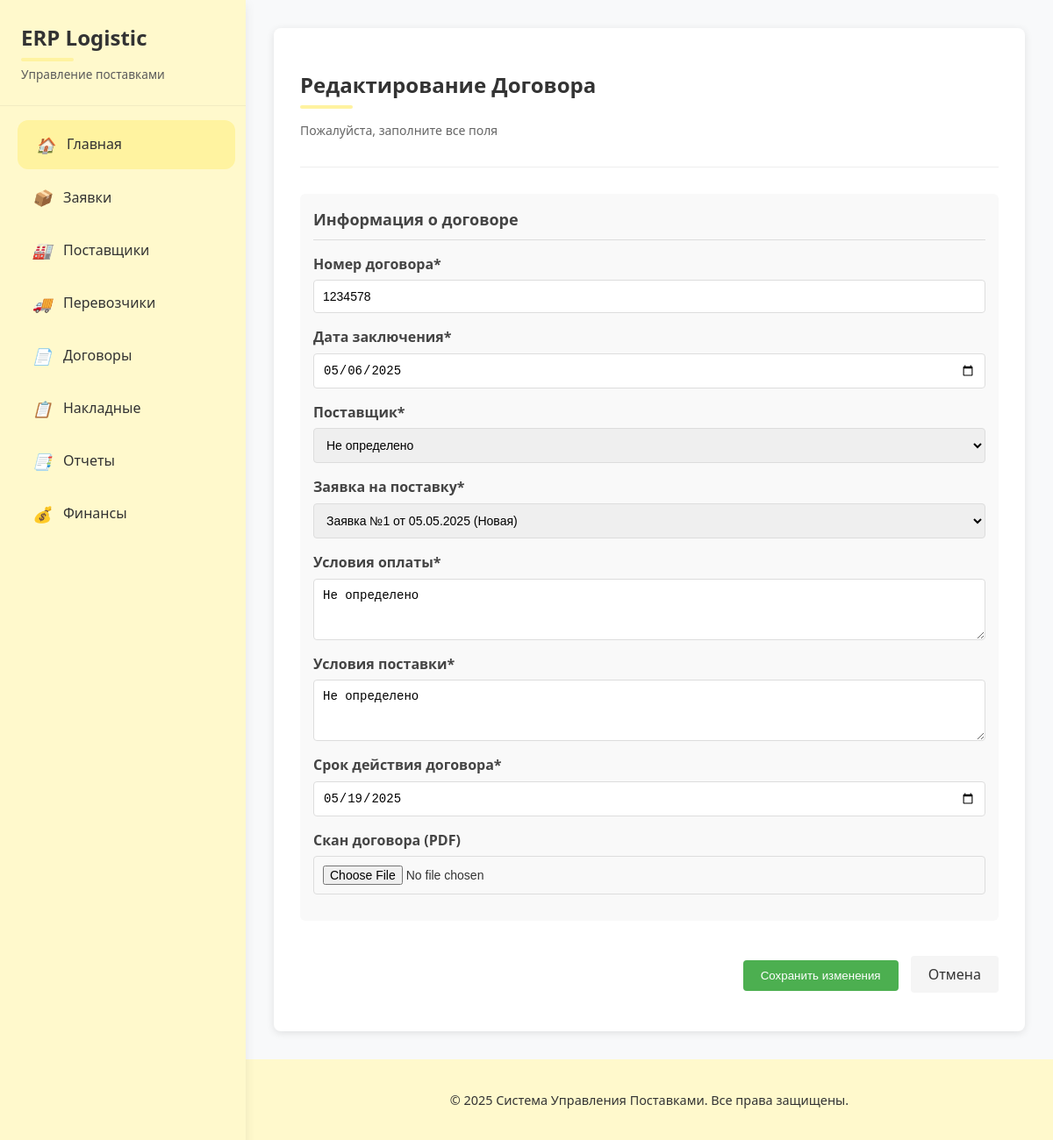
The page /договоры/1/update/ (signed in) on the database its author committed.
### supply_chain/models.py (models this page shows, shortened)
class Договор(models.Model):
    номер = models.CharField(max_length=50, unique=True, verbose_name="Номер договора")
    дата_заключения = models.DateField(
        verbose_name="Дата заключения",
        default=date.today,  # Устанавливаем текущую дату по умолчанию
        help_text="Дата подписания договора"
    )
    поставщик = models.ForeignKey(
        Поставщик,
        on_delete=models.PROTECT,
        verbose_name="Поставщик"
    )
    заявка = models.ForeignKey(
        ЗаявкаНаПоставку,
        on_delete=models.PROTECT,
        verbose_name="Заявка на поставку"
    )
    условия_оплаты = models.TextField(verbose_name="Условия оплаты")
    условия_поставки = models.TextField(verbose_name="Условия поставки")
    срок_действия = models.DateField(verbose_name="Срок действия договора")
    файл = models.FileField(
        upload_to='contracts/',
        verbose_name="Скан договора",
        blank=True,
        null=True
    )
    class Meta:
        verbose_name = "Договор"
        verbose_name_plural = "Договоры"
        ordering = ['-дата_заключения']

### supply_chain/models.py (called while the page is built)
    def __str__(self):
        return self.название

    def __str__(self):
        return _("Заявка №{number} от {date} ({status})").format(
            number=self.номер,
            date=self.дата_создания.strftime('%d.%m.%Y'),
            status=self.get_статус_display()
        )

### supply_chain/templates/supply_chain/договор_form.html (shortened to what this page needs)
{% extends 'supply_chain/base.html' %}
{% block content %}
    <div class="form-container">
        <div class="form-header">
            <h1>{% if form.instance.pk %}Редактирование{% else %}Создание{% endif %} Договора</h1>
            <p class="form-subtitle">Пожалуйста, заполните все поля</p>
        </div>
        <form method="post" enctype="multipart/form-data" class="contract-form">
            <div class="form-grid">
                <div class="form-section">
                    <h2 class="section-title">Информация о договоре</h2>
                    <div class="form-group">
                        <label for="{{ form.номер.id_for_label }}">Номер договора*</label>
                        {{ form.номер }}
                    </div>
                    <div class="form-group">
                        <label for="{{ form.дата_заключения.id_for_label }}">Дата заключения*</label>
                        {{ form.дата_заключения }}
                    </div>
                    <div class="form-group">
                        <label for="{{ form.поставщик.id_for_label }}">Поставщик*</label>
                        {{ form.поставщик }}
                    </div>
                    <div class="form-group">
                        <label for="{{ form.заявка.id_for_label }}">Заявка на поставку*</label>
                        {{ form.заявка }}
                    </div>
                    <div class="form-group">
                        <label for="{{ form.условия_оплаты.id_for_label }}">Условия оплаты*</label>
                        {{ form.условия_оплаты }}
                    </div>
                    <div class="form-group">
                        <label for="{{ form.условия_поставки.id_for_label }}">Условия поставки*</label>
                        {{ form.условия_поставки }}
                    </div>
                    <div class="form-group">
                        <label for="{{ form.срок_действия.id_for_label }}">Срок действия договора*</label>
                        {{ form.срок_действия }}
                    </div>
                    <div class="form-group">
                        <label for="{{ form.файл.id_for_label }}">Скан договора (PDF)</label>
                        {{ form.файл }}
                    </div>
                </div>
            </div>
            <div class="form-actions">
                <button type="submit" class="submit-btn">
                    {% if form.instance.pk %}Сохранить изменения{% else %}Создать Договор{% endif %}
                </button>
                <a href="{% url 'договор_list' %}" class="cancel-btn">Отмена</a>
            </div>
        </form>
    </div>
{% endblock %}

### supply_chain/templates/supply_chain/base.html (style rules this page uses)
body { margin: 0; padding: 0; font-family: 'Segoe UI', Roboto, -apple-system, BlinkMacSystemFont, sans-serif; background-color: #f8f9fa; color: var(--text-dark); line-height: 1.6; }
h1, h2, h3 { color: var(--text-dark); font-weight: 600; }
h1 { font-size: 2rem; margin-bottom: 1.5rem; position: relative; padding-bottom: 0.5rem; }
h1:after { content: ''; position: absolute; bottom: 0; left: 0; width: 60px; height: 4px; background: var(--primary-hover); border-radius: 2px; }

### supply_chain/templates/supply_chain/договор_form.html (style rules this page uses)
.form-container { max-width: 1200px; margin: 0 auto; padding: 30px; background: white; border-radius: 8px; box-shadow: 0 2px 10px rgba(0,0,0,0.1); }
.form-header { margin-bottom: 30px; padding-bottom: 15px; border-bottom: 1px solid #eee; }
.form-header h1 { font-size: 24px; color: #333; margin-bottom: 5px; }
.form-subtitle { color: #666; font-size: 14px; }
.form-grid { display: grid; grid-template-columns: repeat(auto-fit, minmax(300px, 1fr)); gap: 20px; }
.form-section { margin-bottom: 20px; padding: 15px; background: #f9f9f9; border-radius: 6px; }
.section-title { font-size: 18px; color: #444; margin-top: 0; margin-bottom: 15px; padding-bottom: 8px; border-bottom: 1px solid #ddd; }
.form-group { margin-bottom: 15px; }
.form-group label { display: block; margin-bottom: 5px; font-weight: 600; color: #444; }
.form-group input, .form-group select, .form-group textarea { width: 100%; padding: 10px; border: 1px solid #ddd; border-radius: 4px; font-size: 14px; }
.form-actions { margin-top: 25px; text-align: right; }
.submit-btn { background: #4CAF50; color: white; padding: 10px 20px; border: none; border-radius: 4px; cursor: pointer; }
.cancel-btn { padding: 10px 20px; margin-left: 10px; background: #f5f5f5; color: #333; border-radius: 4px; text-decoration: none; }

### rows shown on the page
Договор: номер "1234578", дата_заключения "05/06/2025", поставщик "Не определено", заявка "Заявка №1 от 05.05.2025 (Новая)", условия_оплаты "Не определено", условия_поставки "Не определено", срок_действия "05/19/2025"
